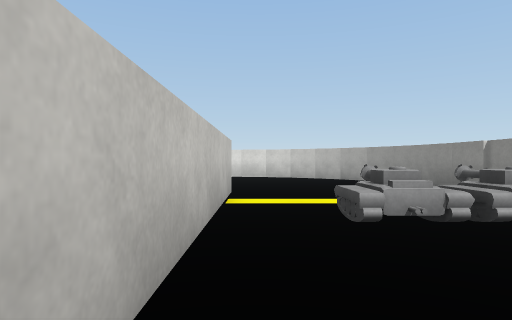
View 1 (above)

23 first-person views from a walk through a scene from a Unity 3-D project. The camera is 0.62 m above the floor, looks level and sees 75° across. The floor is counted in squares, 1 m on a side. Each view is taken from the middle of a square. On the plan, view 1 faces up. The plan holds only what a view shows up to about 10 squares ahead; the rest is blank. The place goes on beyond the plan. The player is left out. Surface patterns are stand-ins for the level's own textures.

View 2
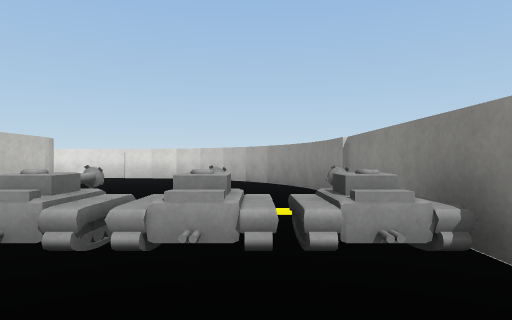

View 3
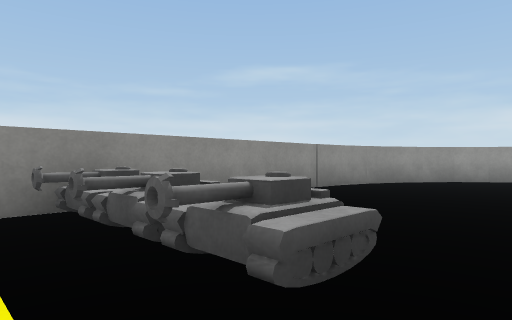

View 4
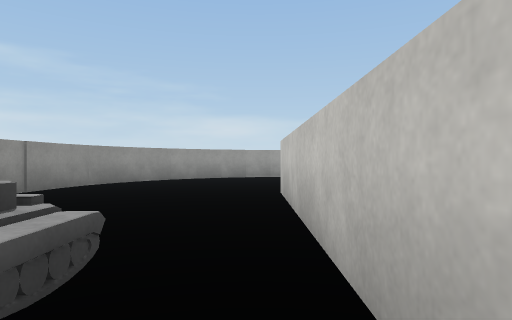

View 5
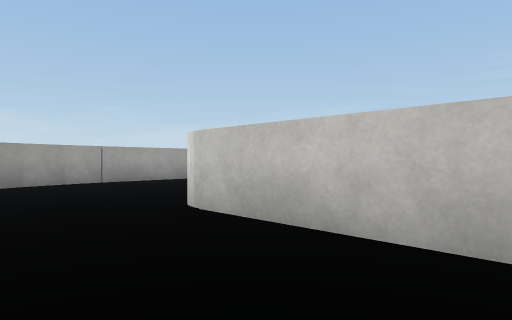

View 6
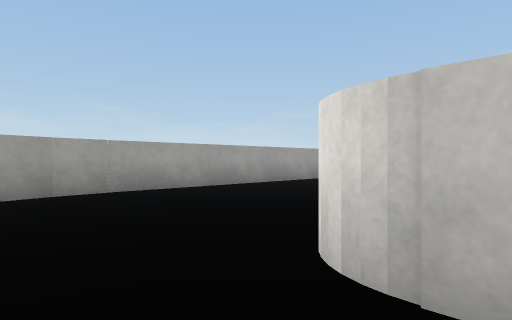

View 7
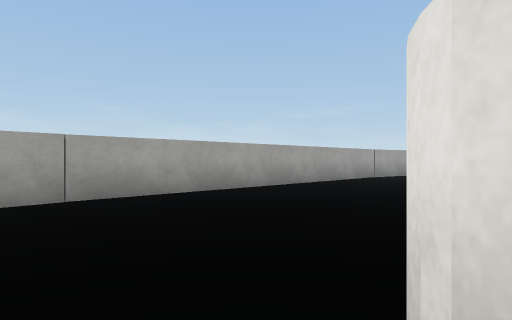

View 8
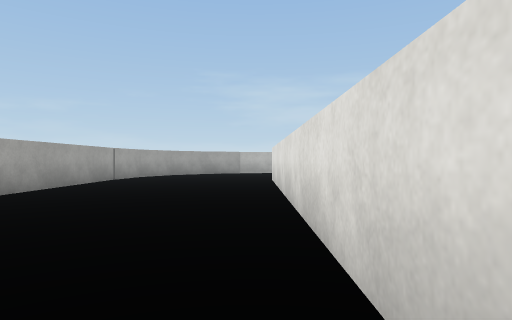

View 9
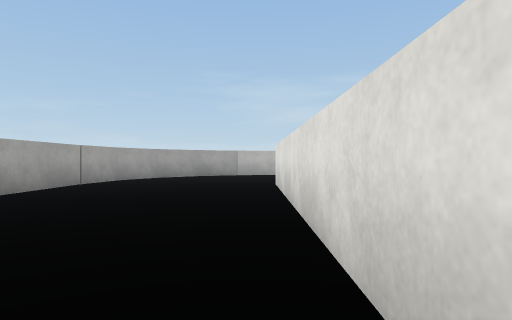

View 10
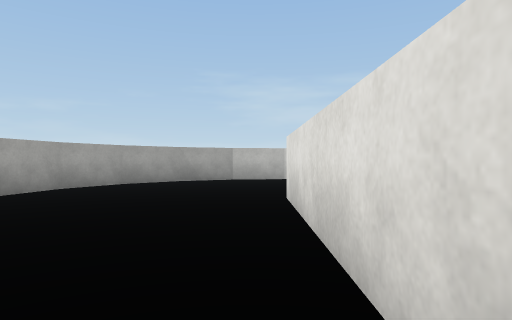

View 11
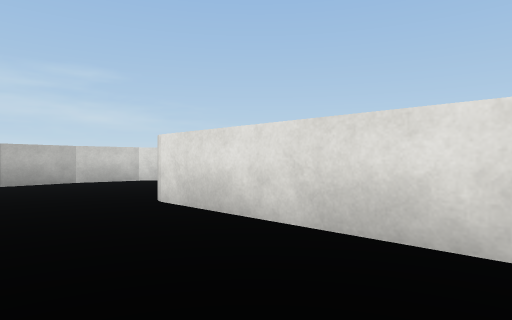

View 12
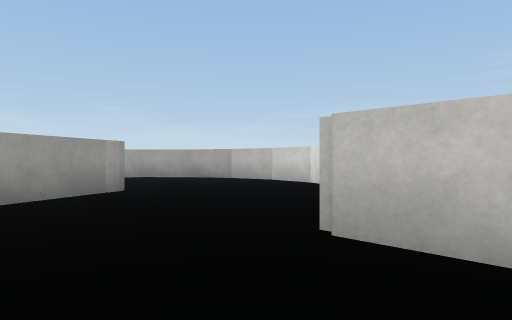

View 13
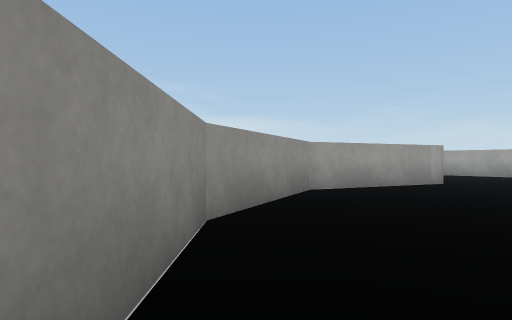

View 14
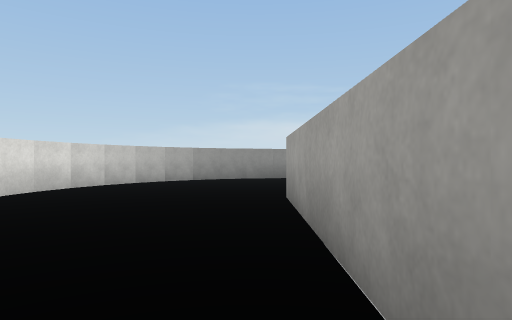

View 15
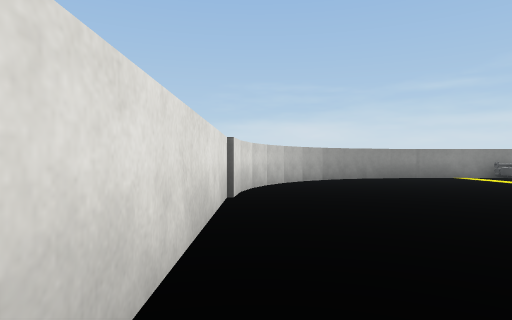

View 16
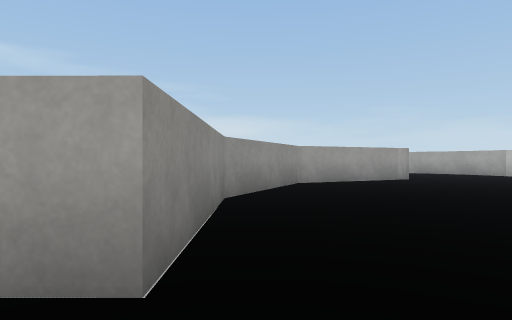

View 17
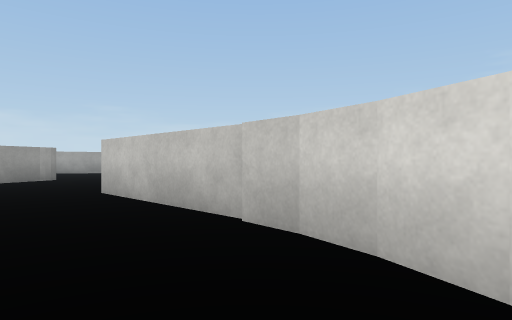

View 18
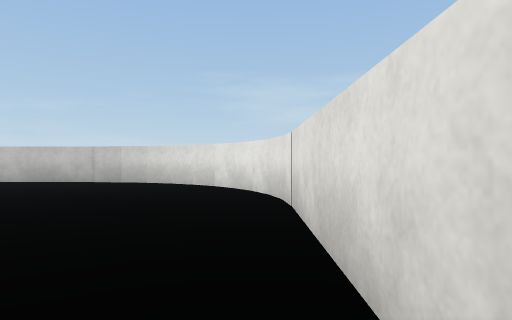

View 19
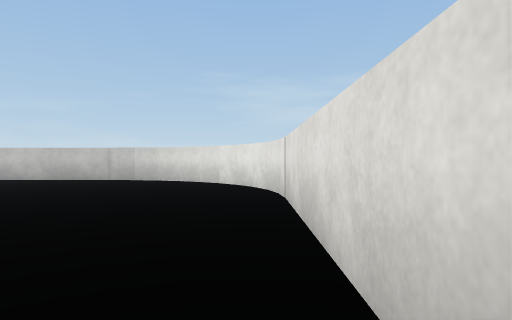

View 20
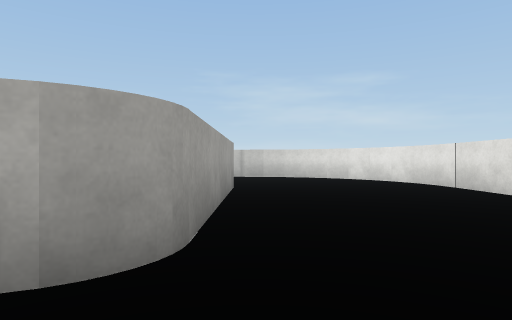

View 21
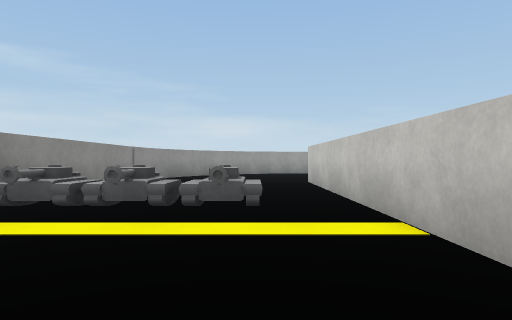

View 22
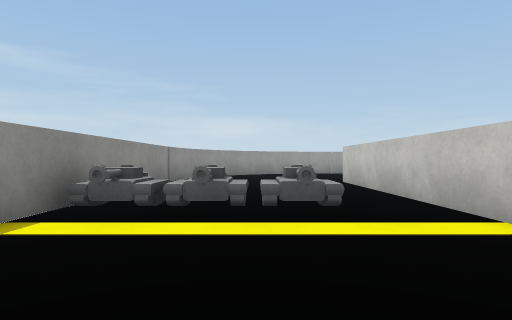

View 23
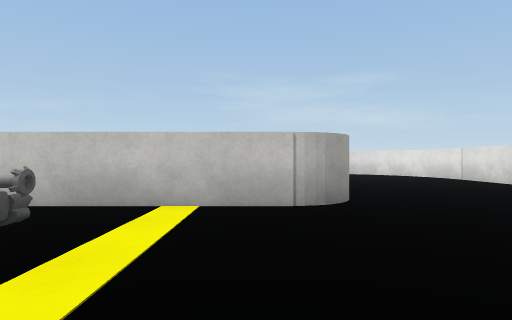

### Floor plan
Points are (right, up) in squares from view 1. A wall is a line through its corners. A room is listed if a view was taken in it or the views show most of it. See-through windows are left out.
Room 1 (views 1, 2, 3, 4, 5, 6, 7, 8, 9, 10, 11, 12, 13, 14, 15, 16, 17, 18, 19, 20, 21, 22, 23)
walls: (-11.8, -1.6) (-8.1, 0.1) (-6.5, 3.6) (-6.5, 7.5) (-1.3, 7.5); (-11.4, 8.4) (-11.4, 3.2); (-11.1, 9.1) (-11.3, 8.2); (-1.6, -2.5) (-11.5, -2.5); (-10.7, 9.9) (-11.1, 9); (-16.3, 0) (-16.5, -0.4) (-16.8, -2.1) (-16.5, -3.7) (-15.8, -5.2) (-14.6, -6.4) (-13.1, -7.2) (-11.5, -7.4); (-0.5, 6.7) (-0.5, -1.8); (-9.8, 11.1) (-10.4, 10.4) (-10.8, 9.7); (-9.3, 11.6) (-9.9, 11); (-11.5, -7.5) (-0.5, -7.5); (-7.2, 12.4) (-8, 12.2) (-8.7, 11.9) (-9.4, 11.5); (-0.6, -7.4) (0.5, -7.1); (0.3, -7.2) (0.9, -6.9); (4.5, 4.5) (4.5, 7.5); (1.5, -6.6) (2, -6.3) (2.7, -5.7); (-0.6, 12.5) (-7.3, 12.5); (0.4, 12.1) (-0.6, 12.3); (2.6, -5.8) (3.4, -4.9); (4.5, -2.5) (4.5, 2.5); (4.2, -3.4) (4.4, -2.4); (3.3, -5.1) (3.8, -4.2) (4.2, -3.3); (4.4, 7.3) (4.1, 8.4); (2, 11.2) (1.2, 11.7) (0.3, 12.1); (2.7, 10.6) (1.9, 11.3); (4.2, 8.3) (3.8, 9.2); (3.8, 9.1) (3.3, 10); (3.3, 9.9) (2.7, 10.7)
objects: other object (1, 3); other object (1, 4); other object (2, 3) to (2, 4); other object (3, 3); other object (3, 4); other object (4, 3); other object (4, 4)

Positions as (right, up) in squares from view 1, and headings:
1: (0, 0), facing up
2: (3, 1), facing up
3: (0, 5), facing down-right
4: (0, 5), facing down
5: (2, 2), facing down-left
6: (1, -1), facing down-left
7: (0, -2), facing down-left
8: (-1, -3), facing left
9: (-3, -3), facing left
10: (-6, -3), facing left
11: (-7, -5), facing up-left
12: (-9, 5), facing down-left
13: (-7, 7), facing down
14: (-7, 8), facing right
15: (-7, 12), facing right
16: (-7, 9), facing down
17: (-9, 10), facing down-left
18: (-2, 12), facing left
19: (-1, 12), facing left
20: (1, 8), facing left
21: (1, 8), facing down
22: (2, 8), facing down
23: (4, 6), facing left
